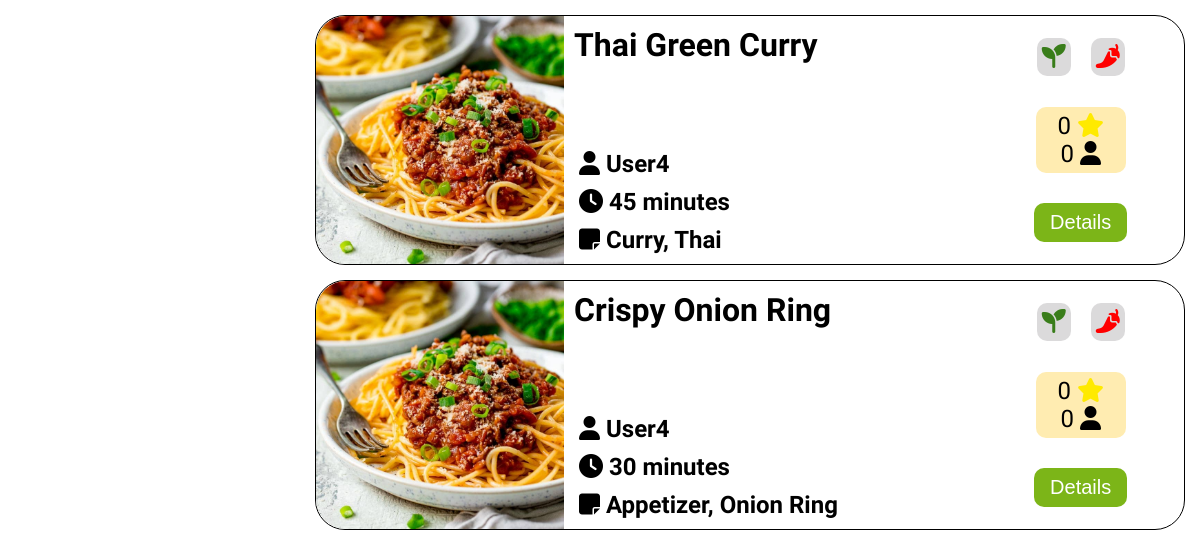
Page /Views/my_recipes.php (signed in, lower part) on the earlier database version.
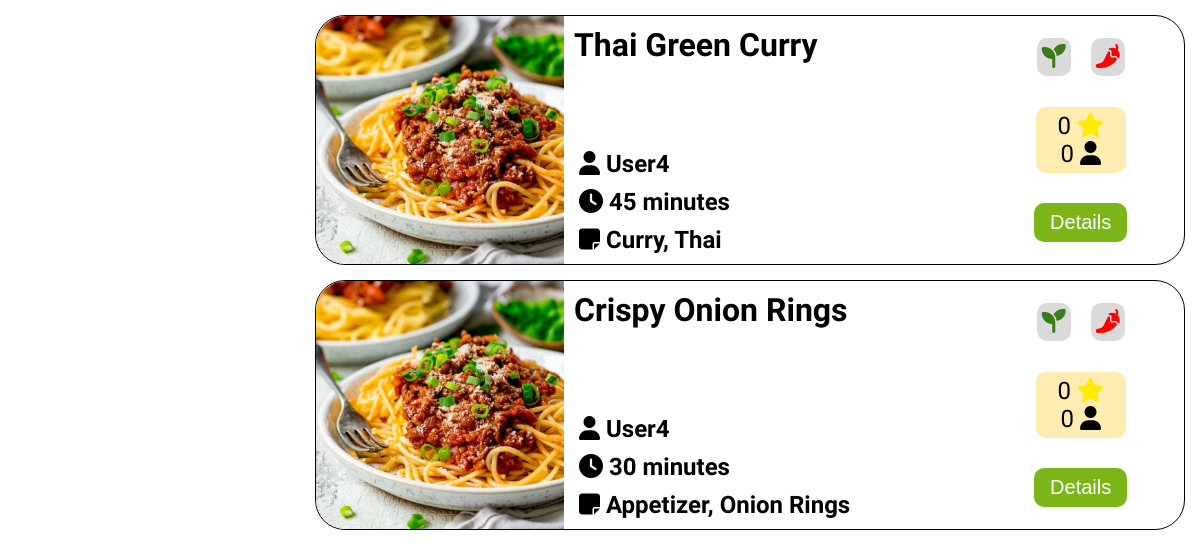
Same page on the later database version.
### tables this page shows
CREATE TABLE `recipes` (
  `recipe_id` int(11) NOT NULL,
  `title` longtext NOT NULL,
  `categories` text NOT NULL,
  `isVegan` tinyint(1) NOT NULL,
  `isSpicy` tinyint(1) NOT NULL,
  `time` double NOT NULL,
  `ingredients` longtext NOT NULL,
  `user_id` int(11) NOT NULL,
  `methodOfPrep` text NOT NULL,
  `image_path` text DEFAULT NULL
);

CREATE TABLE `users` (
  `users_id` int(11) NOT NULL,
  `users_email` varchar(50) NOT NULL,
  `users_user_name` varchar(50) NOT NULL,
  `users_password` longtext NOT NULL,
  `isSpicy` tinyint(1) DEFAULT NULL,
  `isVegan` tinyint(1) DEFAULT NULL,
  `image_path` text NOT NULL DEFAULT '../uploads/default_user.png'
);

### Classes/user_recipe_classes.php (called while the page is built)
<?php
require_once 'recipe_classes.php';
class UserRecipe extends Dbh
{
    private int $userId;
    public function __construct(int $userId)
    {
        $this->userId = $userId;
    }
    public function getUserRecipes(): array
    {
        $connection = $this->connect();
        $query = 'SELECT * FROM recipes WHERE user_id = :userId';
        $stmt = $connection->prepare($query);
        $stmt->bindValue(':userId', $this->userId, PDO::PARAM_INT);
        $stmt->execute();
        $recipesData = $stmt->fetchAll(PDO::FETCH_ASSOC);
        $recipes = [];
        foreach ($recipesData as $recipeData) {
        $recipe = new Recipe(
        $recipeData['title'],
            explode(',', $recipeData['categories']),
        (int) $recipeData['isVegan'],
        (int) $recipeData['isSpicy'],
        (int) $recipeData['time'],
        explode(',', $recipeData['ingredients']),
        (int) $recipeData['user_id'],
        $recipeData['methodOfPrep']
        );
        $recipes[] = $recipe;
        }
        return $recipes;
    }
}
?>

### Classes/recipe_classes.php (called while the page is built, shortened)
<?php
class Recipe extends \Dbh
{
    private string $title;
    private array $categories;
    private int $is_vegan;
    private int $is_spicy;
    private int $time;
    private int $user_id;
    public function __construct(string $title, array $categories, int $is_vegan, int $is_spicy, int $time, array $ingredients, int $user_id, $methodOfPrep, int $id = -1)
    {
        $this->title = $title;
        $this->categories = $categories;
        $this->is_vegan = $is_vegan;
        $this->is_spicy = $is_spicy;
        $this->time = $time;
        $this->user_id = $user_id;
    }
    public static function getRecipeIdFromDataBase($title)
    {
        $dbh = new Dbh();
        $connection = $dbh->connect();
        $query = "SELECT recipe_id FROM recipes WHERE title = :title";
        $stmt = $connection->prepare($query);
        $stmt->bindValue(':title', $title, PDO::PARAM_STR);
        $stmt->execute();
        $recipeData = $stmt->fetch(PDO::FETCH_ASSOC);
        return $recipeData['recipe_id'] ?? 1;
    }
    public function getRating()
    {
        $dbh = new Dbh();
        $connection = $dbh->connect();
        $id = self::getRecipeIdFromDataBase($this->getTitle());
        $query = "SELECT rating FROM ratings WHERE recipe_id = :id";
        $stmt = $connection->prepare($query);
        $stmt->bindValue(':id', (int)$id, PDO::PARAM_INT);
        $stmt->execute();
        $ratingsData = $stmt->fetchAll(PDO::FETCH_ASSOC);
        $ratings = [];
        foreach ($ratingsData as $ratingData) {
            $ratings[] = (float)$ratingData['rating'];
        }
        if (count($ratings) != 0) return round(array_sum($ratings) / count($ratings), 1);
        return .0;
    }
    public function getRatingUsersCount()
    {
        $dbh = new Dbh();
        $connection = $dbh->connect();
        $id = self::getRecipeIdFromDataBase($this->getTitle());
        $query = "SELECT COUNT(user_id) AS users FROM ratings WHERE recipe_id = :id";
        $stmt = $connection->prepare($query);
        $stmt->bindValue(':id', $id, PDO::PARAM_INT);
        $stmt->execute();
        $recipeData = $stmt->fetch(PDO::FETCH_ASSOC);
        $users = $recipeData['users'] ?? 1;
        return $users;
    }
    public function getCategoriesAsString(): string
    {
        $temp_categories = $this->getCategories();
        $str = $temp_categories[0];
        for ($i = 1; $i < count($temp_categories); $i++) {
            $str .= ", " . $temp_categories[$i];
        }
        return $str;
    }
    public function getTitle(): string
    {
        return $this->title;
    }
    public function getCategories(): array
    {
        return $this->categories;
    }
    public function getIsVegan(): int
    {
        return $this->is_vegan;
    }
    public function getIsSpicy(): int
    {
        return $this->is_spicy;
    }
    public function getUsername(): string
    {
        $dbh = new Dbh();
        $connection = $dbh->connect();
        $query = 'SELECT * FROM users WHERE users_id = ' . $this->user_id;
        $stmt = $connection->query($query);
        $data = $stmt->fetchAll(PDO::FETCH_ASSOC);
        if (isset($data[0]['users_user_name'])) {
            return $data[0]['users_user_name'];
        } else {
            return '';
        }
    }
    public function getTime(): int
    {
        return $this->time;
    }
}

### Views/my_recipes.php (the view, shortened to what this page needs)
<?php require "nav.php" ?>
<main class="loggedIn">
    <div class="recipes_list">
        <?php
        require_once '../Classes/user_recipe_classes.php';
        $userRecipes = new UserRecipe($_SESSION['userid']);
        $recipes = $userRecipes->getUserRecipes();
        if (empty($recipes)) {
            echo "<p>You have not posted anything yet!</p>";
        } else {
            foreach ($recipes as $recipe) {
        ?>
        <div class="col-xs-12">
            <article class="card">
                <img src="../Views/Images/spaghetti_test.png" alt="">
                <div class="card--content">
                    <h2 class="card--title">
                        <?php echo $recipe->getTitle(); ?>
                    </h2>
                    <div class="card--details">
                        <p>
                            <i class="fa-solid fa-user"></i>
                            <?php echo $recipe->getUsername(); ?>
                        </p>
                        <p>
                            <i class="fa-solid fa-clock"></i>
                            <?php echo $recipe->getTime(); ?> minutes
                        </p>
                        <p>
                            <i class="fa-solid fa-note-sticky"></i>
                            <?php echo $recipe->getCategoriesAsString(); ?>
                        </p>
                    </div>
                    <div class="card--vegan_spicy">
                        <div class="bg--gray <?php echo $recipe->getIsVegan() ? 'vegan--active' : ''; ?>">
                            <i class="fa-solid fa-seedling"></i>
                        </div>
                        <div class="bg--gray <?php echo $recipe->getIsSpicy() ? 'spicy--active' : ''; ?>">
                            <i class="fa-solid fa-pepper-hot"></i>
                        </div>
                    </div>
                    <div class="card--rating">
                        <div class="box">
                            <p class="card--score">
                                <?php echo $recipe->getRating(); ?>
                                <i class="fa-solid fa-star"></i>
                            </p>
                            <p class="card--number">
                                <?php echo $recipe->getRatingUsersCount(); ?>
                                <i class="fa-solid fa-user"></i>
                            </p>
                        </div>
                    </div>
                    <form method="post" action="recipe_details.php">
                        <button type="submit" name="recipe_details_submit" class="card--button">Details</button>
                    </form>
                </div>
            </article>
        </div>
        <?php
            }
        }
        ?>
    </div>
</main>

### Views/header.php (shortened to what this page needs)
<!DOCTYPE html>
<html lang="eng">
<head>
    <link rel="stylesheet" href="https://cdnjs.cloudflare.com/ajax/libs/flexboxgrid/6.3.1/flexboxgrid.min.css"
        type="text/css">
    <link rel="stylesheet" href="CSS/header.css">
    <link rel="stylesheet" href="CSS/body_grid.css">
    <link rel="stylesheet" href="CSS/hamburgers.min.css">
    <link rel="stylesheet" href="CSS/nav.css">
    <link rel="stylesheet" href="CSS/_style.css">
</head>
<body>

### Views/nav.php (shortened to what this page needs)
<?php require "header.php" ?>
<aside class="navigation">
    <nav>
        <img src="Images/nav_bg.jpg" alt="nav_background">
    </nav>
</aside>

### Views/CSS/header.css (style rules this page uses)
body { margin:0; font-family: 'Inconsolata', monospace; min-height: 100svh; display:flex; flex-direction: row; gap:0; position: relative; }

### Views/CSS/body_grid.css (style rules this page uses)
@media screen and (min-width: 992px) { body { display: grid; grid-auto-columns: 1fr; grid-template-columns: 300px 1fr; grid-template-rows: 1fr; gap: 10px 0px; grid-template-areas: "nav main"; } }
@media screen and (min-width: 992px) { .navigation { grid-area: nav; } }
@media screen and (min-width: 992px) { main.loggedIn { grid-area: main; } }

### Views/CSS/nav.css (style rules this page uses)
.navigation { position: fixed; font-size: 30px; color: white; left: -100%; top: 0; height: 100%; width: 100vw; max-width: 500px; overflow: hidden; z-index: 50; transition: .5s; }
nav { display: flex; flex-direction: column; align-items: center; position: relative; height: 100%; }
nav>* { z-index: 20; }
nav img { position: absolute; top: 0; right: 0; width: auto; height: 100%; z-index: 2; }
@media screen and (min-width: 992px) { .navigation { left: 0; width: 300px; transition: none; overflow: hidden; z-index: 50; } }

Differences in the rows shown:
changed recipes: title "Crispy Onion Ring" → "Crispy Onion Rings"; CategoriesAsString "Appetizer, Onion Ring" → "Appetizer, Onion Rings"
